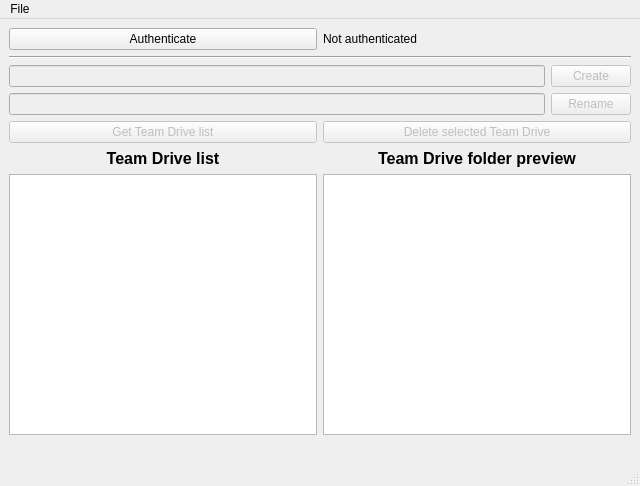
<?xml version="1.0" encoding="UTF-8"?>
<ui version="4.0">
 <class>MainWindow</class>
 <widget class="QMainWindow" name="MainWindow">
  <property name="geometry">
   <rect>
    <x>0</x>
    <y>0</y>
    <width>640</width>
    <height>486</height>
   </rect>
  </property>
  <property name="windowTitle">
   <string>MainWindow</string>
  </property>
  <widget class="QWidget" name="centralwidget">
   <layout class="QVBoxLayout" name="verticalLayout">
    <item>
     <layout class="QHBoxLayout" name="authLayout">
      <item>
       <widget class="QPushButton" name="authButton">
        <property name="text">
         <string>Authenticate</string>
        </property>
       </widget>
      </item>
      <item>
       <widget class="QLabel" name="authStatusLabel">
        <property name="text">
         <string>Not authenticated</string>
        </property>
       </widget>
      </item>
     </layout>
    </item>
    <item>
     <widget class="Line" name="line">
      <property name="orientation">
       <enum>Qt::Horizontal</enum>
      </property>
     </widget>
    </item>
    <item>
     <layout class="QHBoxLayout" name="newTeamdriveLayout">
      <item>
       <widget class="QLineEdit" name="newTeamdriveEdit">
        <property name="enabled">
         <bool>false</bool>
        </property>
       </widget>
      </item>
      <item>
       <widget class="QPushButton" name="newTeamdriveButton">
        <property name="enabled">
         <bool>false</bool>
        </property>
        <property name="text">
         <string>Create</string>
        </property>
       </widget>
      </item>
     </layout>
    </item>
    <item>
     <layout class="QHBoxLayout" name="renameTeamdriveLayout">
      <item>
       <widget class="QLineEdit" name="renameTeamdriveEdit">
        <property name="enabled">
         <bool>false</bool>
        </property>
       </widget>
      </item>
      <item>
       <widget class="QPushButton" name="renameTeamdriveButton">
        <property name="enabled">
         <bool>false</bool>
        </property>
        <property name="text">
         <string>Rename</string>
        </property>
       </widget>
      </item>
     </layout>
    </item>
    <item>
     <layout class="QHBoxLayout" name="horizontalLayout">
      <item>
       <widget class="QPushButton" name="teamdriveListButton">
        <property name="enabled">
         <bool>false</bool>
        </property>
        <property name="text">
         <string>Get Team Drive list</string>
        </property>
       </widget>
      </item>
      <item>
       <widget class="QPushButton" name="teamdriveSelectedDeleteButton">
        <property name="enabled">
         <bool>false</bool>
        </property>
        <property name="text">
         <string>Delete selected Team Drive</string>
        </property>
       </widget>
      </item>
     </layout>
    </item>
    <item>
     <layout class="QHBoxLayout" name="teamdriveLayout">
      <item>
       <layout class="QVBoxLayout" name="teamdriveListLayout">
        <item>
         <widget class="QLabel" name="label_2">
          <property name="font">
           <font>
            <pointsize>12</pointsize>
            <weight>75</weight>
            <bold>true</bold>
           </font>
          </property>
          <property name="layoutDirection">
           <enum>Qt::RightToLeft</enum>
          </property>
          <property name="text">
           <string>Team Drive list</string>
          </property>
          <property name="alignment">
           <set>Qt::AlignCenter</set>
          </property>
         </widget>
        </item>
        <item>
         <widget class="QListWidget" name="teamdriveList"/>
        </item>
       </layout>
      </item>
      <item>
       <layout class="QVBoxLayout" name="teamdrivePreviewLayout">
        <item>
         <widget class="QLabel" name="label">
          <property name="font">
           <font>
            <pointsize>12</pointsize>
            <weight>75</weight>
            <bold>true</bold>
           </font>
          </property>
          <property name="layoutDirection">
           <enum>Qt::RightToLeft</enum>
          </property>
          <property name="text">
           <string>Team Drive folder preview</string>
          </property>
          <property name="alignment">
           <set>Qt::AlignCenter</set>
          </property>
         </widget>
        </item>
        <item>
         <widget class="QListWidget" name="teamdrivePreviewList"/>
        </item>
       </layout>
      </item>
     </layout>
    </item>
    <item>
     <widget class="QLabel" name="errorLabel">
      <property name="text">
       <string/>
      </property>
      <property name="wordWrap">
       <bool>true</bool>
      </property>
     </widget>
    </item>
   </layout>
  </widget>
  <widget class="QMenuBar" name="menubar">
   <property name="geometry">
    <rect>
     <x>0</x>
     <y>0</y>
     <width>640</width>
     <height>30</height>
    </rect>
   </property>
   <widget class="QMenu" name="menuFile">
    <property name="title">
     <string>File</string>
    </property>
    <addaction name="actionQuit"/>
   </widget>
   <addaction name="menuFile"/>
  </widget>
  <widget class="QStatusBar" name="statusbar"/>
  <action name="actionQuit">
   <property name="text">
    <string comment="Action that quits the application">Quit</string>
   </property>
  </action>
 </widget>
 <resources/>
 <connections>
  <connection>
   <sender>actionQuit</sender>
   <signal>activated()</signal>
   <receiver>MainWindow</receiver>
   <slot>close()</slot>
   <hints>
    <hint type="sourcelabel">
     <x>-1</x>
     <y>-1</y>
    </hint>
    <hint type="destinationlabel">
     <x>319</x>
     <y>206</y>
    </hint>
   </hints>
  </connection>
 </connections>
</ui>
